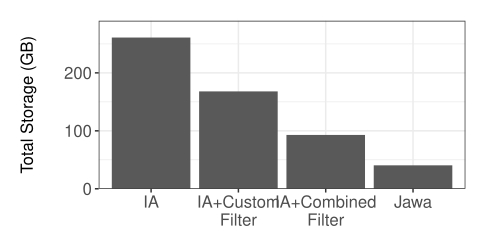

R code for this plot:
#!/usr/bin/env Rscript
# Arguments: <path to input file> <path to output file>
library(ggplot2)
library(wesanderson)

args <- commandArgs(trailingOnly=TRUE)
output <- args[2]

data <- read.csv(args[1], header=TRUE, sep=" ")

# data2 <- read.csv(args[2], header=TRUE, sep=",")

# data$network <- factor(data$network, levels = rev(levels(data$network)))
# data$network <- factor(data$network, levels=c("1day","30min","1min"))
# breaks <- c("Wired, all cores","4G, all cores", "4G, 4 cores disabled")
# labels <- c("lecpu","3g","4g","infinite","cpu-1")
# colnames(data)
# data$category <- factor(data$fraction)
# data$x <- factor(data$x, levels=c("ArchiveBox","Jawa\nbaseline","Jawa","Jawa w\o call\ngraph"))
my.labels <- c("IA",
               "IA+Custom\nFilter",
               "IA+Combined\nFilter",
               "Jawa")
            #    "Jawa w/o call\ngraph caching")
pdf(output, height=2.5, width=5.0)
ggplot(data, aes(x=x,y=y)) +
    # stat_ecdf(pad = FALSE,size=1) +
    # geom_ribbon(aes(ymin=plt, ymax=1)) + 
    geom_bar(position="dodge",stat="identity")+
    # stat_ecdf(data =  data2) +
    xlab("Crawler") +
    ylab("Total Storage (GB)") +
    # ylab(expression(atop("Total Storage (GB)", paste("(Normalized)")))) + 
    guides(fill=guide_legend(title="Config")) +
    coord_cartesian(ylim=c(0,290)) +
    # scale_x_continuous(expand=c(0, 0)) +
    scale_x_discrete(labels=my.labels) +
     scale_y_continuous(expand=c(0, 0)) + 
    #  scale_x_discrete(breaks=c(100,200,300,400,500,600),labels=c("0-100","100-200","200-300","300-400","400-500","500-600")) +
     # scale_color_brewer(breaks=breaks, limits=breaks) + 
     # scale_x_continuous(sec.axis = sec_axis(~.*1000000, name = "Unique Invocation Count")) + 
    # scale_linetype_manual(values=c("dotted","solid","longdash")) + 
    theme_bw() +
    # scale_linetype_manual(values = c("solid","dash","longdash")) + 
    # guides(fill = guide_legend(nrow = 1))+
    # guides(colour=guide_legend(nrow=4, byrow=TRUE), linetype=guide_legend(nrow=4, byrow=TRUE), direction="vertical") +
    theme(
        legend.title=element_blank(),
        legend.background=element_rect(color="darkgray", fill="white", linetype="solid", size=0.3),
        legend.key=element_blank(),
        legend.key.height=unit(12, "points"),
        legend.key.width=unit(30, "points"),
        panel.spacing = unit(2, "lines"),
        # legend.position=c(0.70, 0.35),
        # legend.position="top",
        legend.margin=margin(c(1,3,3,3)),
        axis.title=element_text(size=12),
        axis.text=element_text(size=12),
        legend.text=element_text(size=12),
        axis.title.y=element_text(margin=margin(0, 20, 0, 0)),
        # axis.title.x=element_text(margin=margin(10, 0, 0, 0)),
        plot.margin=unit(c(15,25,15,15),"points"),
        axis.title.x = element_blank())
        


.junk <- dev.off()

# lines(ecdf(data2$plt))
#for the js to computation ratio, the input file used was js_fraction_cold.csv
